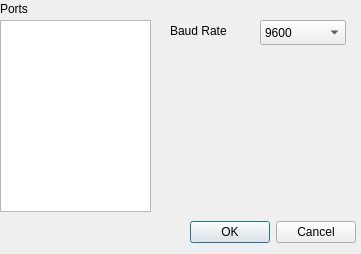
<?xml version="1.0" encoding="UTF-8"?>
<ui version="4.0">
 <class>ConnectReceiverView</class>
 <widget class="QWidget" name="ConnectReceiverView">
  <property name="geometry">
   <rect>
    <x>0</x>
    <y>0</y>
    <width>361</width>
    <height>254</height>
   </rect>
  </property>
  <property name="windowTitle">
   <string>Form</string>
  </property>
  <widget class="QDialogButtonBox" name="connectReceiverDialogButtons">
   <property name="enabled">
    <bool>true</bool>
   </property>
   <property name="geometry">
    <rect>
     <x>190</x>
     <y>220</y>
     <width>166</width>
     <height>25</height>
    </rect>
   </property>
   <property name="standardButtons">
    <set>QDialogButtonBox::Cancel|QDialogButtonBox::Ok</set>
   </property>
  </widget>
  <widget class="QLabel" name="portsLabel">
   <property name="geometry">
    <rect>
     <x>0</x>
     <y>0</y>
     <width>67</width>
     <height>17</height>
    </rect>
   </property>
   <property name="text">
    <string>Ports</string>
   </property>
  </widget>
  <widget class="QListView" name="portsList">
   <property name="geometry">
    <rect>
     <x>0</x>
     <y>20</y>
     <width>151</width>
     <height>192</height>
    </rect>
   </property>
  </widget>
  <widget class="QLabel" name="baudRateLabel">
   <property name="geometry">
    <rect>
     <x>170</x>
     <y>20</y>
     <width>71</width>
     <height>21</height>
    </rect>
   </property>
   <property name="text">
    <string>Baud Rate</string>
   </property>
  </widget>
  <widget class="QComboBox" name="baudRateSelect">
   <property name="geometry">
    <rect>
     <x>260</x>
     <y>20</y>
     <width>86</width>
     <height>25</height>
    </rect>
   </property>
   <property name="currentIndex">
    <number>3</number>
   </property>
   <item>
    <property name="text">
     <string>1200</string>
    </property>
   </item>
   <item>
    <property name="text">
     <string>2400</string>
    </property>
   </item>
   <item>
    <property name="text">
     <string>4800</string>
    </property>
   </item>
   <item>
    <property name="text">
     <string>9600</string>
    </property>
   </item>
   <item>
    <property name="text">
     <string>19200</string>
    </property>
   </item>
   <item>
    <property name="text">
     <string>38400</string>
    </property>
   </item>
   <item>
    <property name="text">
     <string>57600</string>
    </property>
   </item>
   <item>
    <property name="text">
     <string>115200</string>
    </property>
   </item>
   <item>
    <property name="text">
     <string>460800</string>
    </property>
   </item>
  </widget>
 </widget>
 <resources/>
 <connections/>
</ui>
